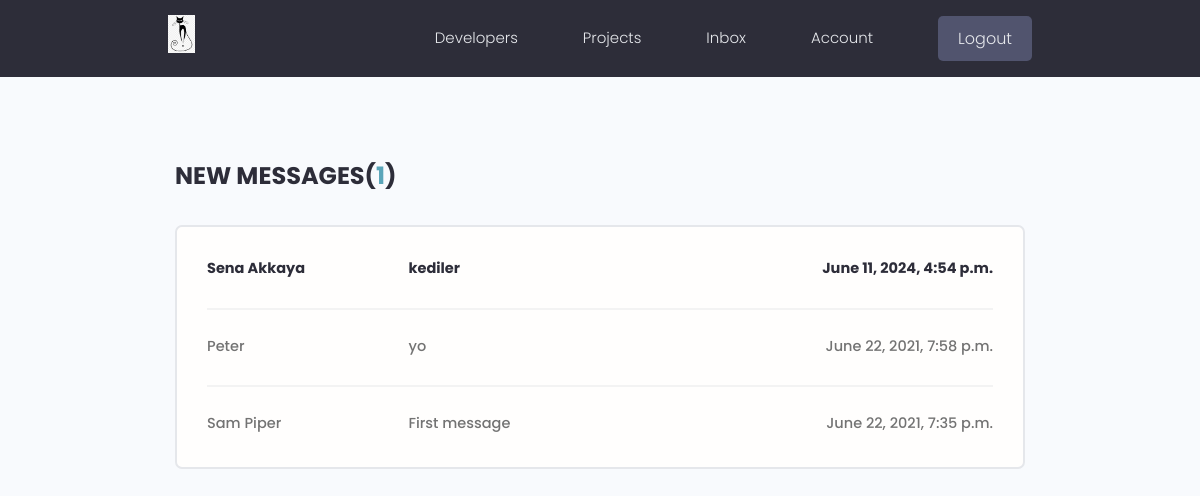
The page /inbox/ (signed in) on the database its author committed.
### users/models.py (models this page shows, shortened)
class Message(models.Model):
    sender = models.ForeignKey(
        Profile, on_delete=models.SET_NULL, null=True, blank=True)
    recipient = models.ForeignKey(
        Profile, on_delete=models.SET_NULL, null=True, blank=True, related_name="messages")
    name = models.CharField(max_length=200, null=True, blank=True)
    email = models.EmailField(max_length=200, null=True, blank=True)
    subject = models.CharField(max_length=200, null=True, blank=True)
    body = models.TextField()
    is_read = models.BooleanField(default=False, null=True)
    created = models.DateTimeField(auto_now_add=True)
    id = models.UUIDField(default=uuid.uuid4, unique=True,
                          primary_key=True, editable=False)
    class Meta:
        ordering = ['is_read', '-created']

### users/views.py (the view)
# urls.py: path('inbox/', views.inbox, name="inbox"),
@login_required(login_url='login')
def inbox(request):
    profile = request.user.profile
    messageRequests = profile.messages.all()
    unreadCount = messageRequests.filter(is_read=False).count()
    context = {'messageRequests': messageRequests, 'unreadCount': unreadCount}
    return render(request, 'users/inbox.html', context)

### users/templates/users/inbox.html
{% extends 'main.html' %}
{% block content %}
<main class="inbox my-xl">
  <div class="content-box">
    <h3 class="inbox__title">New Messages(<span>{{unreadCount}}</span>)</h3>
    <ul class="messages">
      {% for message in messageRequests %}
      {% if message.is_read == False %}
      <li class="message message--unread">
        {% else %}
      <li class="message">
        {% endif %}
        <a href="{% url 'message' message.id %}">
          <span class="message__author">{{message.name}}</span>
          <span class="message__subject">{{message.subject}}</span>
          <span class="message__date">{{message.created}}</span>
        </a>
      </li>
      {% endfor %}
    </ul>
  </div>
</main>
{% endblock content %}

### static/styles/app.css (style rules this page uses)
:root { --color-sub: #2d2d39; }
.content-box { width: 95%; max-width: 85rem; margin: 0 auto; }
.inbox { height: 90vh; }
.inbox__title, .inbox__title span { font-size: 2.4rem; font-weight: 700; color: var(--color-sub); text-transform: uppercase; text-align: left; margin-bottom: 3rem; }
.inbox__title span { color: var(--color-main); }
.messages { list-style: none; background: var(--color-white); padding: 0.5rem 3rem; border: 2px solid var(--color-light); border-radius: 0.7rem; }
.message { padding: 2.5rem 0; }
.message > a span { font-size: 1.45rem; font-weight: 500; }
.message.message--unread a span { font-weight: 700; color: var(--color-sub); }
.message:not(:last-child) { border-bottom: 2px solid var(--color-white-light); }
.message > a { display: flex; gap: 1rem; }
.message__author, .message__date { flex-basis: 25%; }
.message__subject { flex-basis: 50%; }
.message__date { text-align: right; }

### static/uikit/styles/modules/_variables.css (style rules this page uses)
:root { --color-main: #5aa5b9; --color-main-light: #e6faff; --color-sub: #3f4156; --color-sub-light: #51546e; --color-sub-lighter: #ededfd; --color-text: #737373; --color-gray: #8b8b8b; --color-light: #e5e7eb; --color-light-gray: #767676; --color-bg: #f8fafd; --color-white: #fffefd; --color-white-light: #f3f3f3; --color-success: #359e64; --color-success-bg: #def8e8; --color-error: #fc4b0b; --color-error-bg: #fff2ee; --font-base: 'Poppins', arial, helvetica, 'Segoe UI', roboto, ubuntu, sans-serif; --font-monospace: 'Fira Code', 'Courier New', courier, monospace; --font-regular: 300; --font-medium: 500; --font-bold: 700; --generic-shadow: 1px 1px 5px #00000010; --generic-transition: all 0.3s ease-in-out; }

### static/uikit/styles/modules/_base.css (style rules this page uses)
* { margin: 0; padding: 0; box-sizing: border-box; text-rendering: optimizeLegibility; color: inherit; font-size: inherit; }
html { font-size: 50%; }
@media only screen and (min-width: 480px) { html { font-size: 56.25%; } }
@media only screen and (min-width: 1200px) { html { font-size: 62.5%; } }
body { line-height: 1.6; font-weight: 400; font-size: 1.5rem; color: var(--color-text); background-color: var(--color-bg); min-height: 100vh; }

### static/uikit/styles/modules/_typography.css (style rules this page uses)
* { font-family: var(--font-base); }
h3 { font-size: 3.2rem; font-weight: var(--font-medium); }
p, span, strong { font-size: 1.6rem; color: var(--color-text); font-weight: var(--font-regular); }
a { padding-bottom: 2px; text-decoration: none; display: inline-block; color: var(--color-main); font-weight: var(--font-medium); }

### static/uikit/styles/modules/_utilities.css (style rules this page uses)
.my-xl { margin: 8rem auto; }

### rows shown on the page
Message: name "Sena Akkaya", subject "kediler", created "June 11, 2024, 4:54 p.m."
Message: name "Peter", subject "yo", created "June 22, 2021, 7:58 p.m."
Message: name "Sam Piper", subject "First message", created "June 22, 2021, 7:35 p.m."

### other values the page prints
{{ unreadCount }} "1"
